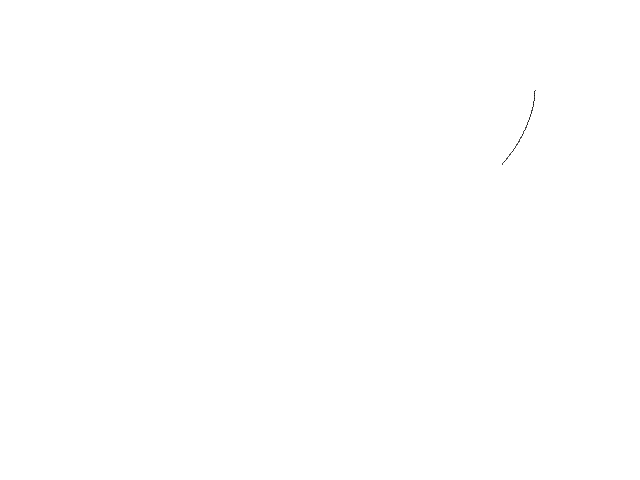
Frame 1 (no input)
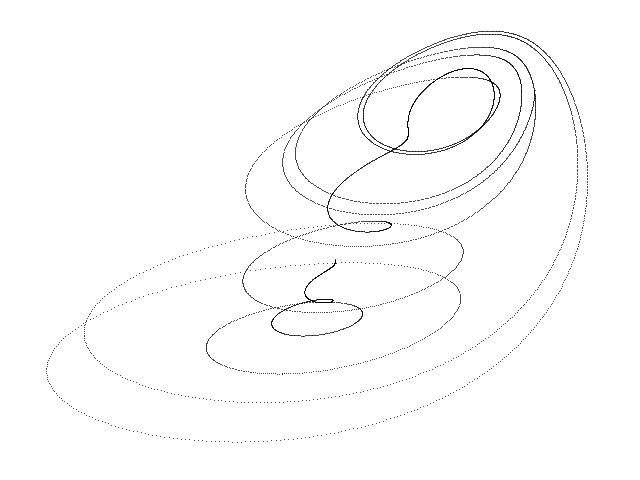
Frame 60 (the mouse pressed at the canvas centre just before this capture)
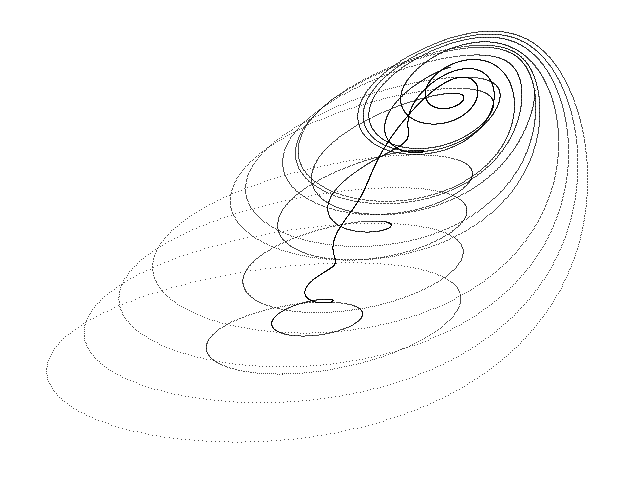
Frame 120 (the mouse held since frame 60 and released just before this capture)

The Processing sketch that drew these frames (run headless with seeded random() and noise(); from frame 60 on, the mouse is pressed at the canvas centre):

// Processing sketch: Sprott_Linz_H
// ── Sprott_Linz_H.pde
// Sprott-Linz H chaotic attractor //

  float x = 1.0;
  float y = 0.0;
  float z = 0.0;
  float dt = 0.01;
  float a = 0.5;


void setup() {
  
  size(640, 480);
  background(255);
  
}

void draw() {
  
  for (int i=0; i<100; i++) {
    
    float nx = x;
    float ny = y;
    float nz = z;
    
    x = nx + dt * (-ny + pow(nz, 2.0));
    y = ny + dt * (nx + a * ny);
    z = nz + dt * (nx - nz); 
  
    point(455 + (80 * x), 90 + (65 * y));
        
  }

}
